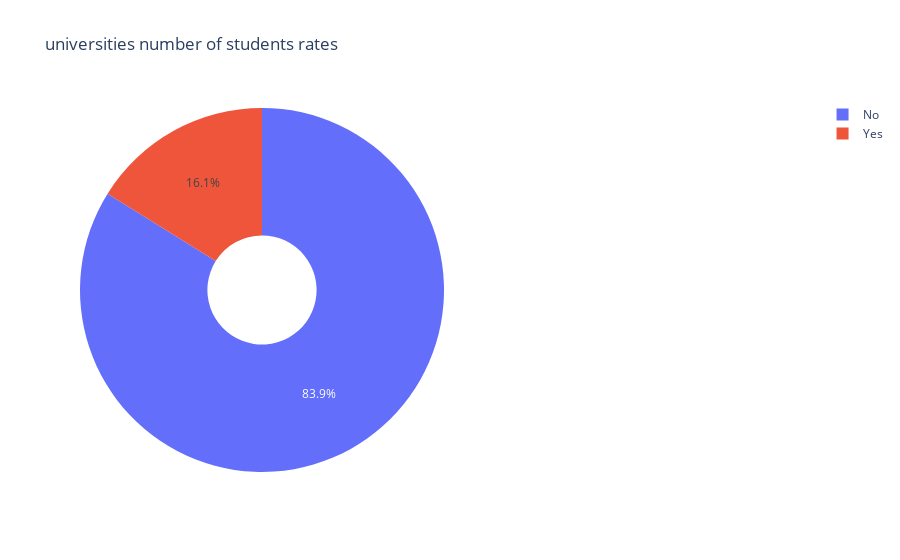

Notebook cell for this chart:
### Code cell
import cufflinks as cf

from plotly.offline import init_notebook_mode, iplot
init_notebook_mode(connected=True)
import plotly.graph_objs as go

pie1 = df.Attrition
# below we will change strings that contain ',' to string thats contain '.' and 
# then convert them into float.
#pie1_list = [float(each.replace(',', '.')) for each in df2016.num_students]
labels = pd.unique(df.Attrition)

# figure
fig = {
    'data': [
      {
          'values': [df.Attrition.value_counts().Yes, df.Attrition.value_counts().No],
          'labels': labels,
          'domain': {'x': [0, 0.5]},
          'name': 'number of students rate',
          'hoverinfo': 'label+percent',
          'hole': 0.3,
          'type': 'pie'
      },],
    'layout': {
        'title': 'universities number of students rates',
        'annotations': [
            {'font': {'size':20},
             'showarrow': False,
             "text": "",
              'x': 0.90,
              'y': 1 },
            
        ]
    }
}

iplot(fig)

### Figure 1 — Plotly figure (JSON) as saved in the notebook; plotly's stock layout.template omitted (floating-point values rounded to 4 significant figures)
{"data": [{"domain": {"x": [0, 0.5]}, "hole": 0.3, "hoverinfo": "label+percent", "labels": ["Yes", "No"], "name": "number of students rate", "type": "pie", "values": [237, 1233]}], "layout": {"annotations": [{"font": {"size": 20}, "showarrow": false, "text": "", "x": 0.9, "y": 1}], "title": {"text": "universities number of students rates"}}}
